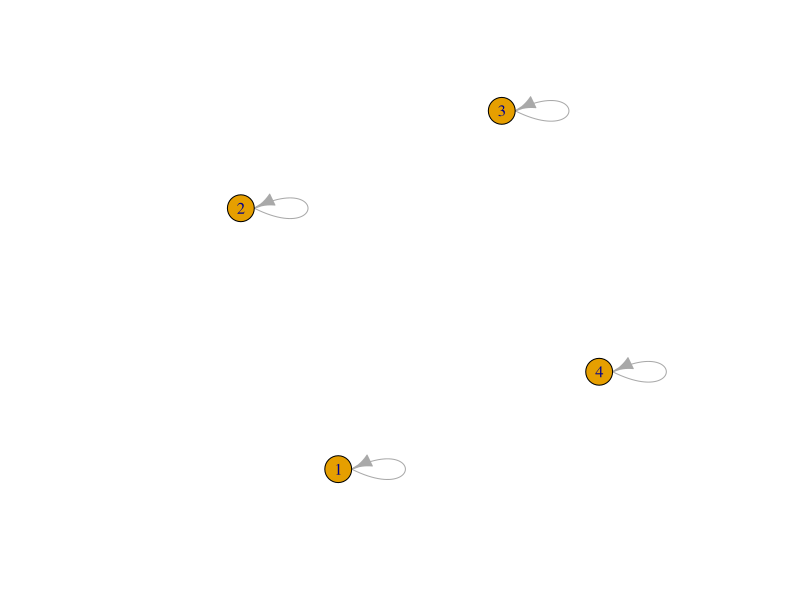
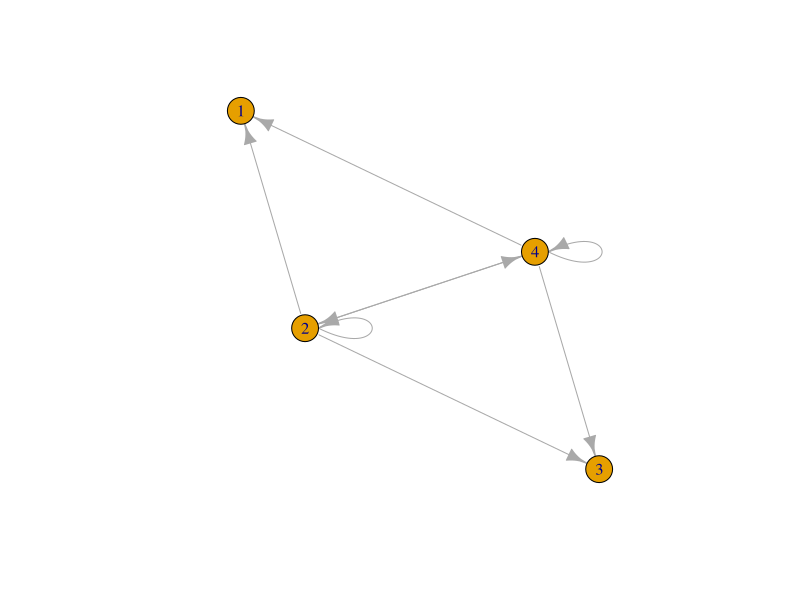
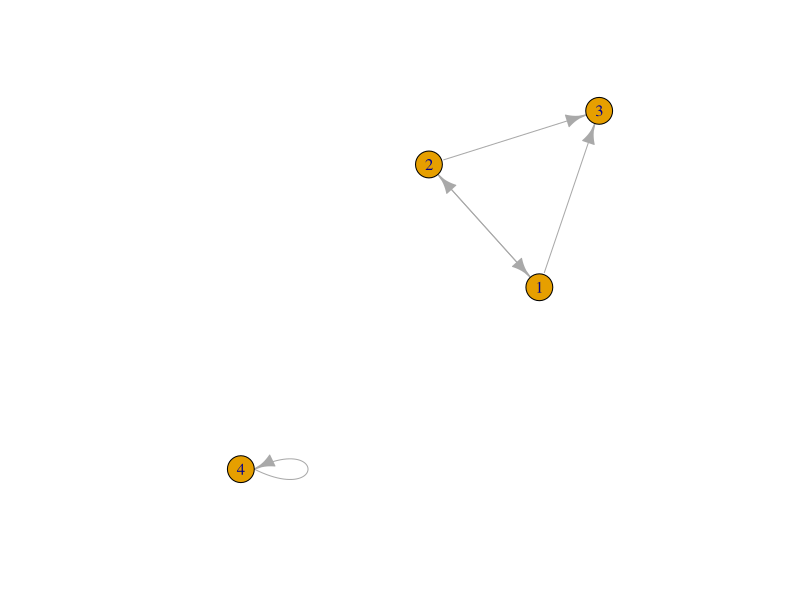

R code for these plots, in order:
## ---- chunk 1
library(igraph)

# Identity matrix (not the most exciting network...)
x = diag(4)
x
plot(graph.adjacency(x))

# two nodes that are completely connected and two with zero connectivity
y = matrix(rep(c(0,1), 8), 4, 4)
y
plot(graph.adjacency(y))

# a random network
set.seed(1)
z <- matrix(sample(0:1, 16, replace=T), 4, 4)
z
plot(graph.adjacency(z))
